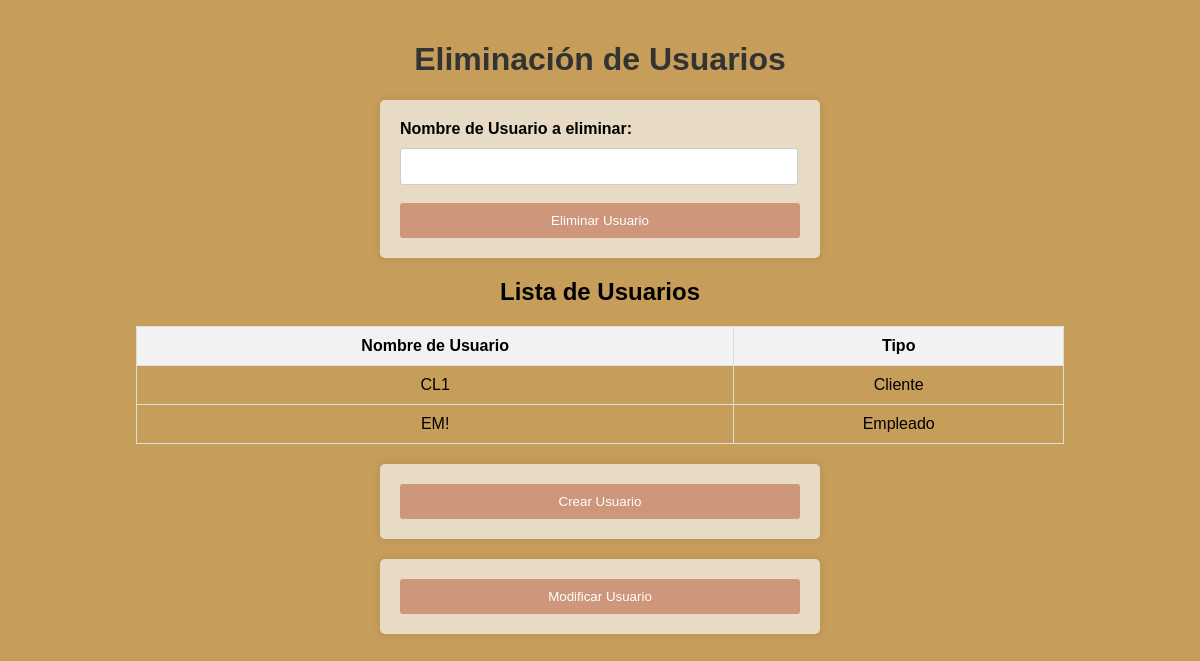
The page /admin/Baja-users.php on the database as committed earlier.
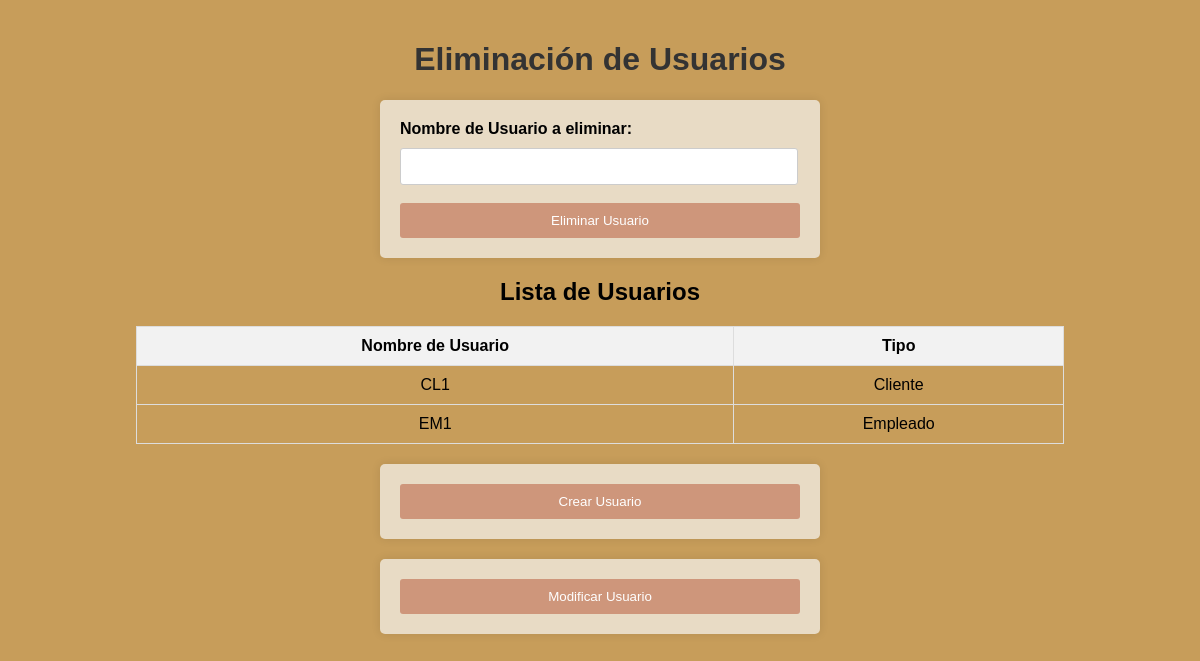
The same page on the database as committed later.
### tables this page shows
CREATE TABLE IF NOT EXISTS `usuarios` (
  `NombreUsuario` VARCHAR(200) NOT NULL,
  `Tipo` VARCHAR(45) NOT NULL,
  `Contrasenia` VARCHAR(200) NOT NULL,
  PRIMARY KEY (`NombreUsuario`));

### admin/Baja-users.php (the view, shortened to what this page needs)
<!DOCTYPE html>
<html>
<head>
    <link rel="stylesheet" href="../css/Alta.css">
</head>
<body>
    <h1>Eliminación de Usuarios</h1>
    <form method="POST" action="<?php echo $_SERVER["PHP_SELF"]; ?>" onsubmit="return confirmarEliminacion();">
        <label for="NombreUsuario">Nombre de Usuario a eliminar:</label>
        <input type="text" name="NombreUsuario" id="NombreUsuario" size="20" required><br><br>
        <button type="submit">Eliminar Usuario</button>
    </form>
    <div>
        <?php
        $conexion = conectar();
        $consulta_usuarios = $conexion->query("SELECT NombreUsuario,Tipo FROM usuarios");
        if (isset($consulta_usuarios) && $consulta_usuarios->num_rows > 0) {
            echo "<h2>Lista de Usuarios</h2>";
            echo "<table border='1'>
                <tr>
                    <th>Nombre de Usuario</th>
                    <th>Tipo</th>
                </tr>";
            while ($fila = $consulta_usuarios->fetch_assoc()) {
                echo "<tr>
                    <td>{$fila['NombreUsuario']}</td>
                    <td>{$fila['Tipo']}</td>
                </tr>";
            }
            echo "</table>";
        } else {
            echo "No hay usuarios registrados.";
        }
        ?>
    </div>
    <form action="Alta-usuario.php" method="post">
        <button type="submit">Crear Usuario</button>
    </form>
    <form action="Modif-usuario.php" method="post">
        <button type="submit">Modificar Usuario</button>
    </form>
</body>
</html>

### css/Alta.css (style rules this page uses)
body { font-family: Arial, sans-serif; background-color: #c79d5a; margin: 0; padding: 20px; }
h1 { color: #333; text-align: center; }
form { max-width: 400px; margin: 20px auto; padding: 20px; background-color: #e8dbc5; border-radius: 5px; box-shadow: 0 0 10px rgba(0, 0, 0, 0.1); }
label { display: block; margin-bottom: 10px; font-weight: bold; }
input[type="text"], input[type="number"] { width: 94%; padding: 10px; border: 1px solid #ccc; border-radius: 3px; }
button { width: 100%; padding: 10px; background-color: #CE967B; color: #fff; border: none; border-radius: 3px; cursor: pointer; }
div { text-align: center; }
table { margin-top: 20px; margin-left: 10%; border-collapse: collapse; width: 80%; }
th, td { padding: 10px; border: 1px solid #ddd; }
th { background-color: #f2f2f2; }

Rows that differ between the two databases and show on the page:
removed usuarios: NombreUsuario "EM!", Tipo "Empleado"
added usuarios: NombreUsuario "EM1", Tipo "Empleado"
